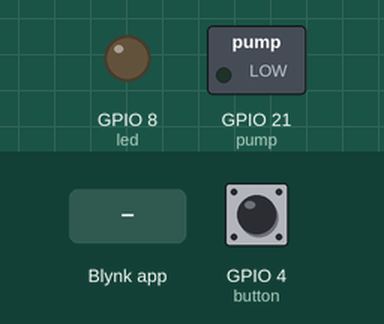
Recording of a program running on a simulated ESP32 board running MicroPython. On the bench: switched loads named in the program (green lamp = pin HIGH), output pins drawn as LEDs (lit = HIGH). The inputs (shaded band) are chosen by the test bench; at power-on: GPIO 4 (button) HIGH. WiFi joins after 1.5 s; random numbers come from a fixed seed; no MQTT or app messages arrive unless stated; what the program prints to the serial console is not drawn.

Above: at 2.7 s.
2.8 s: GPIO 4 (button) pulled LOW for 0.15 s
At 3.6 s:
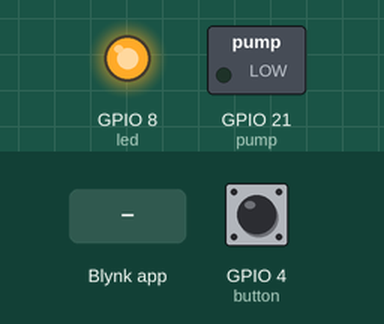
4.4 s: Blynk app writes 1 to V2
At 5.4 s:
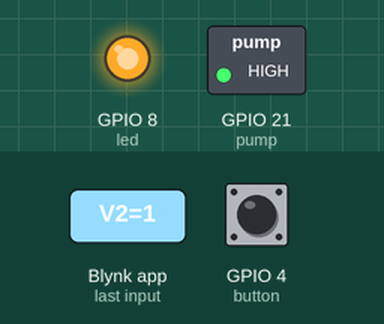
5.9 s: Blynk app writes 0 to V3
At 6.6 s:
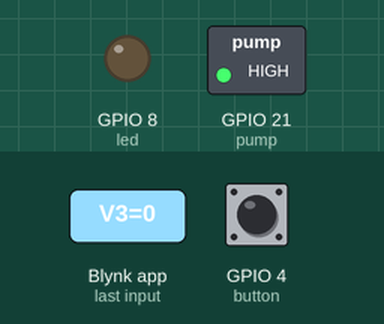
7.4 s: Blynk app writes 0 to V2
At 7.7 s:
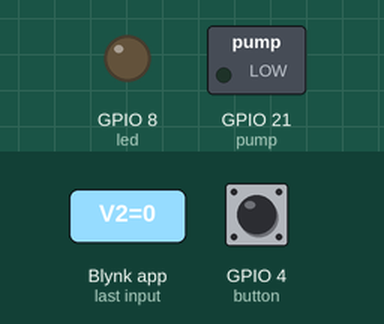
8.9 s: Blynk app writes 200 to V2
At 10.1 s:
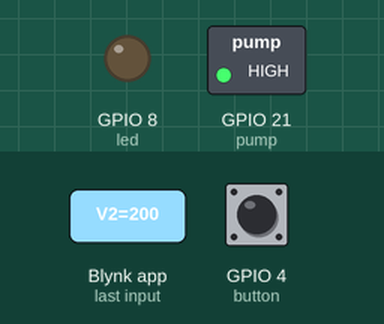
Timing chart, 0 to 11.4 s (numbered marks = the images above; inputs shaded):
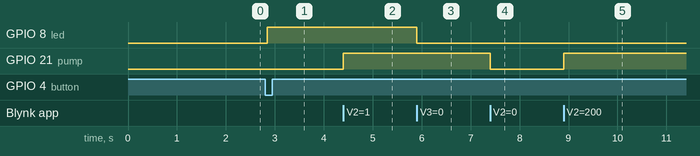

The program:

code_mau_2.py
```python
import machine
import time
import random
import network
import BlynkLib

# --- CẤU HÌNH THÔNG TIN KẾT NỐI ---
WIFI_SSID = "Linhtran"
WIFI_PASS = "123454321"
BLYNK_AUTH = "e8TjoaAnN_tD3Eu1gP_VsEZhVq_M0eyl"

# --- CẤU HÌNH PHẦN CỨNG ESP32 ---
LED_PIN = 8        # Đèn nối chân số 8
PUMP_PIN = 21      # Bơm nối chân số 21
BUTTON_PIN = 4     # Nút nhấn nối chân số 4

led = machine.Pin(LED_PIN, machine.Pin.OUT)
pump = machine.Pin(PUMP_PIN, machine.Pin.OUT)
button = machine.Pin(BUTTON_PIN, machine.Pin.IN, machine.Pin.PULL_UP)

# --- BIẾN LƯU TRỰ TRẠNG THÁI ---
led_state = 0
pump_state = 0
last_button_state = 1
hum_threshold = 0

# --- KẾT NỐI WIFI ---
print("Dang ket noi Wifi...")
wlan = network.WLAN(network.STA_IF)
wlan.active(True)
wlan.connect(WIFI_SSID, WIFI_PASS)

while not wlan.isconnected():
    time.sleep(0.5)
    print(".", end="")
print("\nWifi da ket noi! IP:", wlan.ifconfig()[0])

# --- KHỞI TẠO BLYNK CHUẨN THƯ VIỆN V1.0.0 ---
# Đặt insecure=True để bỏ qua SSL lỗi context, ép chạy cổng 80
# Trỏ trực tiếp server về cụm Châu Á 'sgp1.blynk.cloud' để thiết bị báo Online ngay lập tức
blynk = BlynkLib.Blynk(BLYNK_AUTH, server='sgp1.blynk.cloud', insecure=True)

# --- XỬ LÝ SỰ KIỆN TỪ BLYNK APP (Theo cấu trúc chuẩn của V1.0.0) ---

# 1. Điều khiển BƠM từ chân ảo V2
@blynk.on('V2')
def write_v2_handler(value):
    global pump_state
    pump_state = int(value[0])
    pump.value(pump_state)
    print(f"May bom (GPIO 21) duoc dieu khien tu Blynk: {pump_state}")

# 2. Điều khiển ĐÈN từ chân ảo V3
@blynk.on('V3')
def write_v3_handler(value):
    global led_state
    led_state = int(value[0])
    led.value(led_state)
    print(f"Den (GPIO 8) duoc dieu khien tu Blynk: {led_state}")

# 3. Đọc giá trị CÀI ĐẶT ĐỘ ẨM từ Slider V4
@blynk.on('V4')
def write_v4_handler(value):
    global hum_threshold
    hum_threshold = int(value[0])
    print(f"Nguong do am duoc cap nhat tu Slider (V4): {hum_threshold}%")

# 4. Tự động đồng bộ trạng thái khi kết nối thành công tới Blynk Server
@blynk.on('connected')
def connect_handler(*args, **kwargs):
    print("Da ket noi toi Blynk Server! Dang dong bo du lieu ban dau...")
    blynk.sync_virtual(2, 3, 4) # Đồng bộ trạng thái V2, V3, V4 theo hàm chuẩn của thư viện mới

# --- BIẾN PHỤ TRỢ CHO CHU KỲ GỬI DỮ LIỆU ---
last_send_time = 0
send_interval = 5000

print("He thong bat dau chay...")

# --- VÒNG LẶP CHÍNH ---
while True:
    blynk.run()
    current_time = time.ticks_ms()

    # [TÍNH NĂNG 1] Đọc nút nhấn vật lý (Chân số 4) để đảo trạng thái ĐÈN (V3)
    button_state = button.value()
    if button_state != last_button_state:
        time.sleep_ms(50) # Debounce
        if button.value() == button_state:
            if button_state == 0: # Nút được bấm (kéo xuống GND)
                led_state = 1 - led_state
                led.value(led_state)

                # Cập nhật ngược lại giao diện Blynk
                blynk.virtual_write(3, led_state)
                print(f"Nut nhan physical duoc bam. Chuyen trang thai den sang: {led_state}")
            last_button_state = button_state

    # [TÍNH NĂNG 2] Gửi dữ liệu cảm biến ngẫu nhiên theo chu kỳ
    if time.ticks_diff(current_time, last_send_time) > send_interval:
        random_temp = random.randint(20, 45)
        random_hum = random.randint(40, 95)

        blynk.virtual_write(0, random_temp) # V0: Nhiet do
        blynk.run()
        blynk.virtual_write(1, random_hum)  # V1: Do am
        blynk.run()

        print(f"Da cap nhat -> Nhiet do (V0): {random_temp}°C | Do am (V1): {random_hum}%")
        last_send_time = current_time
```

Measured:
- after the input at 2.8 s, GPIO 8 (led): LOW → HIGH after 0.05 s
- after the input at 4.4 s, GPIO 21 (pump): LOW → HIGH at once
- after the input at 5.9 s, GPIO 8 (led): HIGH → LOW at once
- after the input at 7.4 s, GPIO 21 (pump): HIGH → LOW at once
- after the input at 8.9 s, GPIO 21 (pump): LOW → HIGH at once
